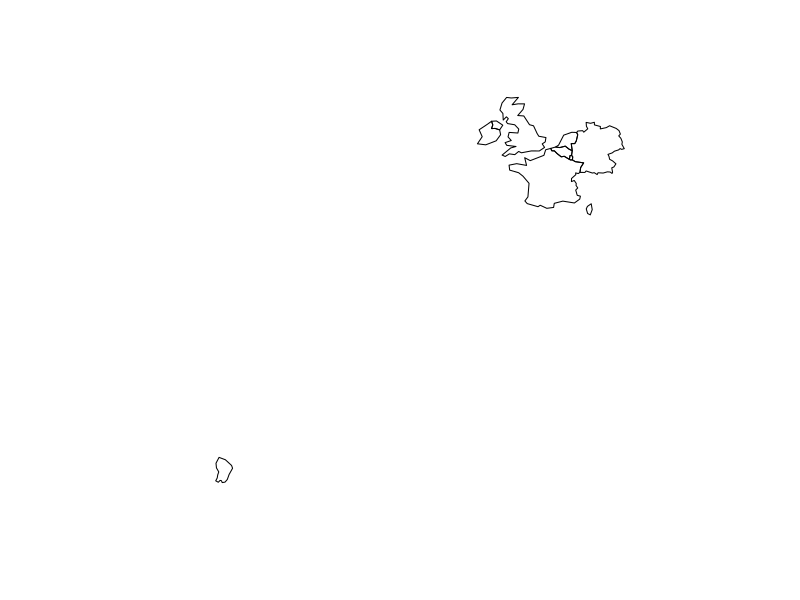
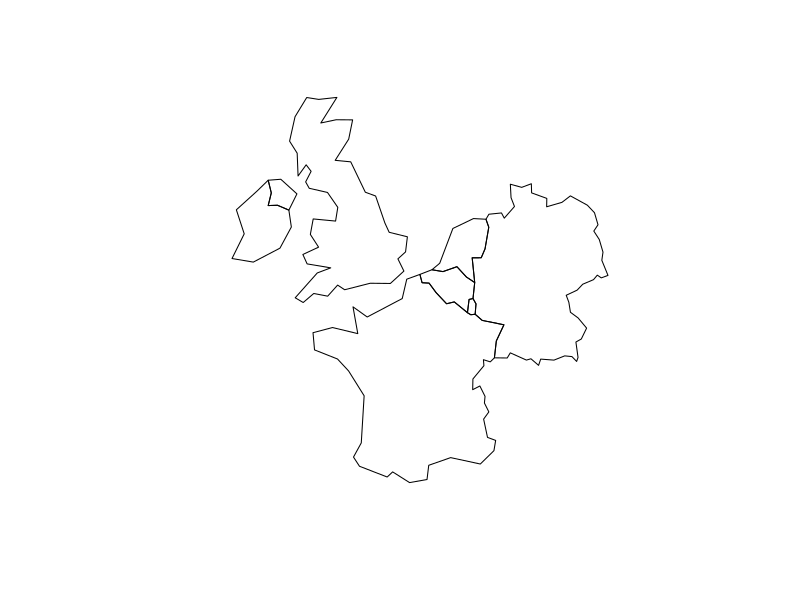
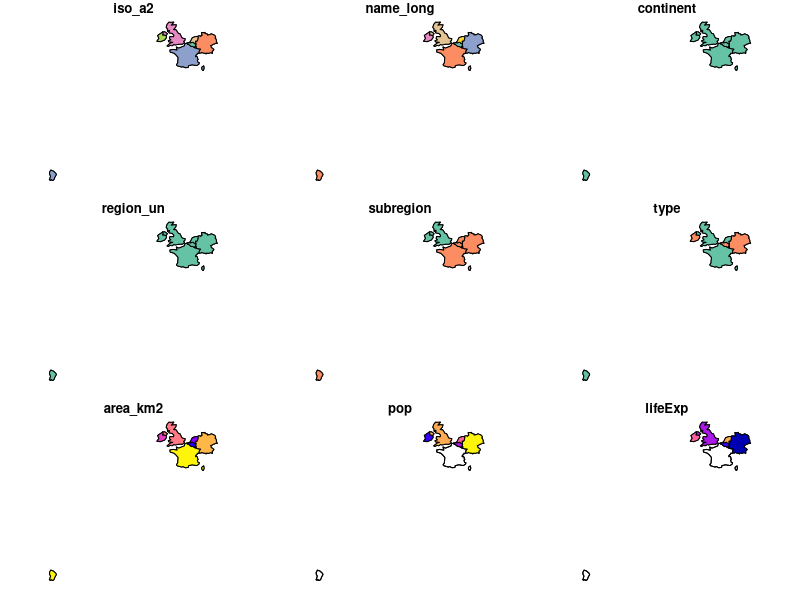

R code for these plots, in order:
## ---- chunk 1
library(sf)
library(raster)
## ---- chunk 2
library(tidyverse)
## ---- chunk 3
library(spData)
world_sp = as(world, "Spatial")
world_sf = st_as_sf(world_sp)
## ---- chunk 4
lnd_buff = lnd[1, ] %>% 
  st_transform(crs = 27700) %>%  # uk CRS
  st_buffer(500000) %>%
  st_transform(crs = 4326)
near_lnd = world[lnd_buff, ]
plot(near_lnd$geom)
## ---- chunk 5
st_geometry_type(near_lnd)
## ---- chunk 6
data.frame(near_lnd$name_long,
           sapply(near_lnd$geom, length))
## ---- chunk 7
world_poly = world %>% 
  st_cast(to = "POLYGON")
near_lnd_new = world_poly[lnd_buff, ]
plot(st_geometry(near_lnd_new))
## ---- chunk 8
near_lnd_tidy = world %>% 
  filter(st_intersects(., lnd_buff, sparse = FALSE))
## ---- chunk 9
row.names(near_lnd_tidy)
row.names(near_lnd)
## ---- chunk 10
world %>% 
  filter(name_long == "United Kingdom")
## ---- chunk 11
identical(
  world %>% filter(name_long == "United Kingdom"),
  world[world$name_long == "United Kingdom", ]
) # ?
## ---- chunk 12
u1 = world %>% filter(name_long == "United Kingdom")
u2 = world[world$name_long == "United Kingdom", ]
row.names(u2) = 1
identical(u1, u2)
## ---- chunk 13
names(world)
names(lnd_buff)
## ---- chunk 14
lnd_buff$iso_a2 = NA
## ---- chunk 15
near_lnd_data = st_set_geometry(near_lnd, NULL)
d = bind_rows(near_lnd_data, near_lnd_data)
d_sf = st_sf(d, geometry = c(near_lnd$geom, near_lnd$geom))
plot(d_sf)
